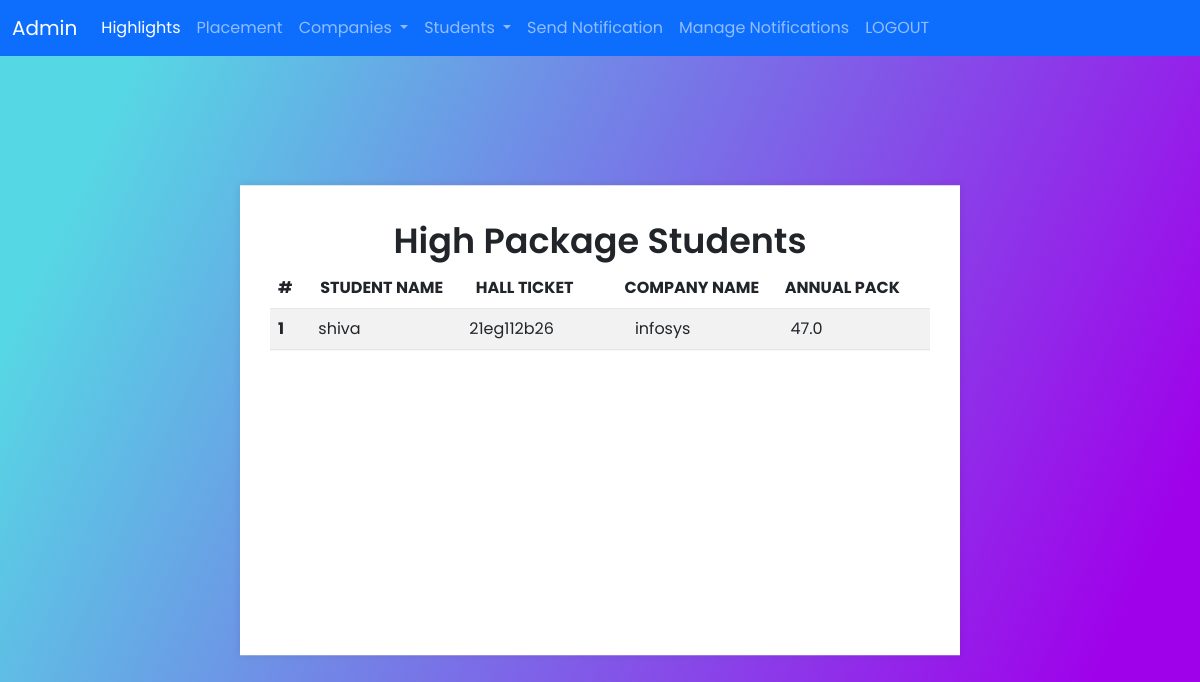
The app's page /a/highlights/ (signed in) with its own data.
### app/models.py (models this page shows, shortened)
class Placement(models.Model):
    company=models.ForeignKey(Companies,on_delete=models.CASCADE)
    student=models.ForeignKey(User,on_delete=models.CASCADE)

class Companies(models.Model):
    name=models.CharField(max_length=50)
    place=models.CharField(max_length=50)
    annualpack=models.FloatField()
    highlights=models.CharField(max_length=100)

### app/views.py (the view)
# urls.py: path('a/highlights/',ahighlights),
@user_passes_test(lambda u:u.is_superuser)
def ahighlights(r):
    com=Placement.objects.order_by('company__annualpack').last()
    com=Placement.objects.filter(company__annualpack=com.company.annualpack)
    return render(r,'admin/high.html',{'companies':com})

### templates/admin/high.html (shortened to what this page needs)
{%extends 'admin/home.html'%}
{%load static%}
{%block main%}
<!DOCTYPE html>
<html lang="en" dir="ltr">
    <head>
        <link rel="stylesheet" href="{%static 'css/style.css'%}" />
    </head>
    <body>
        <div class="center">
            <div class="container">
                <div class="text">High Package Students</div>
                <table class="table table-striped">
                    <thead>
                      <tr>
                        <th scope="col" width="50px">#</th>
                        <th scope="col" width="200px">STUDENT NAME</th>
                        <th scope="col" width="200px">HALL TICKET</th>
                        <th scope="col" width="200px">COMPANY NAME</th>
                        <th scope="col" width="200px">ANNUAL PACK</th>
                      </tr>
                    </thead>
                    <tbody class="aa">
                        {%for i in companies%}
                      <tr>
                        <th scope="row" width="50px">{{forloop.counter}}</th>
                        <td width="200px">{{i.student.first_name}}</td>
                        <td width="200px">{{i.student.username}}</td>
                        <td width="200px">{{i.company.name}}</td>
                        <td width="200px">{{i.company.annualpack}}</td>
                      </tr>
                      {%endfor%}
                    </tbody>
                  </table>
            </div>
        </div>
    </body>
</html>
  {%endblock%}

### static/css/style.css (style rules this page uses)
* { margin: 0; padding: 0; outline: none; box-sizing: border-box; font-family: "Poppins", sans-serif; }
body { height: 100vh; width: 100%; background: linear-gradient(115deg, #56d8e4 10%, #9f01ea 90%); }
.show-btn, .container { position: absolute; top: 50%; left: 50%; transform: translate(-50%, -50%); }
.container { margin-top:20px; background: #fff; width: 60%; padding: 30px; box-shadow: 0 0 8px rgba(0, 0, 0, 0.1); }
.container .text { font-size: 35px; font-weight: 600; text-align: center; }
.aa { display: block; height: 300px; overflow-y: auto; float: left; }
tr { display: block; }

### records on screen
Placement: student.first_name "shiva", student.username "21eg112b26", company.name "infosys", company.annualpack "47.0"
